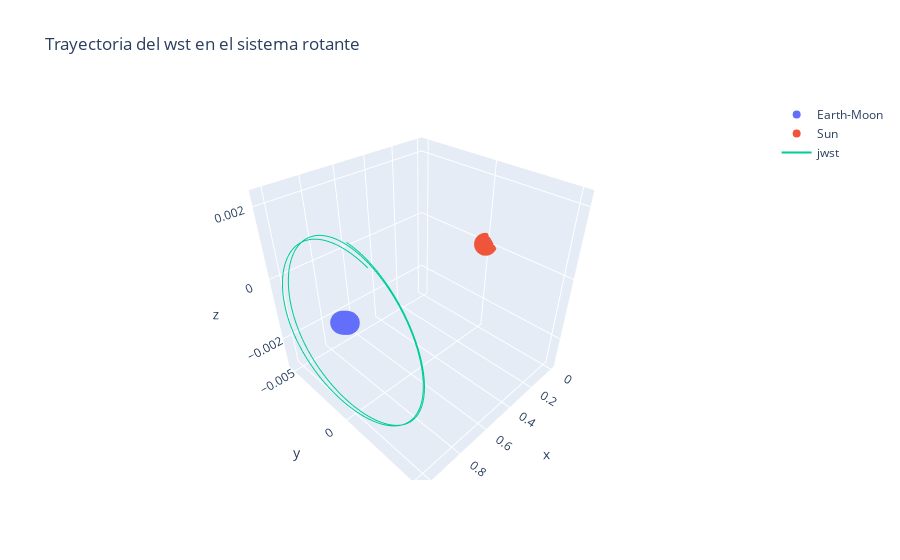

Write notebook code for a chart like this one.
### Markdown cell above
**Haciendo la gráfica en 3d**

### Code cell
# Creando la figura con Plotly
fig = go.Figure()

# Agregando los trazos de las trayectorias de los cuerpos en el sistema rotante
fig.add_trace(go.Scatter3d(
    x=rearth_rot[:, 0], 
    y=rearth_rot[:, 1], 
    z=rearth_rot[:, 2], 
    mode='markers', 
    name='Earth-Moon'
))

fig.add_trace(go.Scatter3d(
    x=rsun_rot[:, 0], 
    y=rsun_rot[:, 1], 
    z=rsun_rot[:, 2], 
    mode='markers', 
    name='Sun'
))

fig.add_trace(go.Scatter3d(
    x=rjwst_rot[:, 0], 
    y=rjwst_rot[:, 1], 
    z=rjwst_rot[:, 2], 
    mode='lines', 
    name='JWST'
))

# Actualizando el diseño de la figura
fig.update_layout(
    title="Trayectoria del JWST en el sistema rotante",
    scene=dict(aspectmode='cube')
)

# Mostrando la figura
fig.show()

# Guardando la figura como HTML
fig.write_html("trayectorias_planetas.html")

### Figure 1 — Plotly figure (JSON) as saved in the notebook; plotly's stock layout.template omitted (floating-point values rounded to 4 significant figures; data arrays with more than 128 entries replaced by an {"elided": "..."} marker saying what was removed)
{"data": [{"mode": "markers", "name": "Earth-Moon", "type": "scatter3d", "x": {"elided": "367 float values"}, "y": {"elided": "367 float values"}, "z": {"elided": "367 float values"}}, {"mode": "markers", "name": "Sun", "type": "scatter3d", "x": {"elided": "367 int values"}, "y": {"elided": "367 int values"}, "z": {"elided": "367 int values"}}, {"mode": "lines", "name": "jwst", "type": "scatter3d", "x": {"elided": "367 float values"}, "y": {"elided": "367 float values"}, "z": {"elided": "367 float values"}}], "layout": {"scene": {"aspectmode": "cube"}, "title": {"text": "Trayectoria del wst en el sistema rotante"}}}
